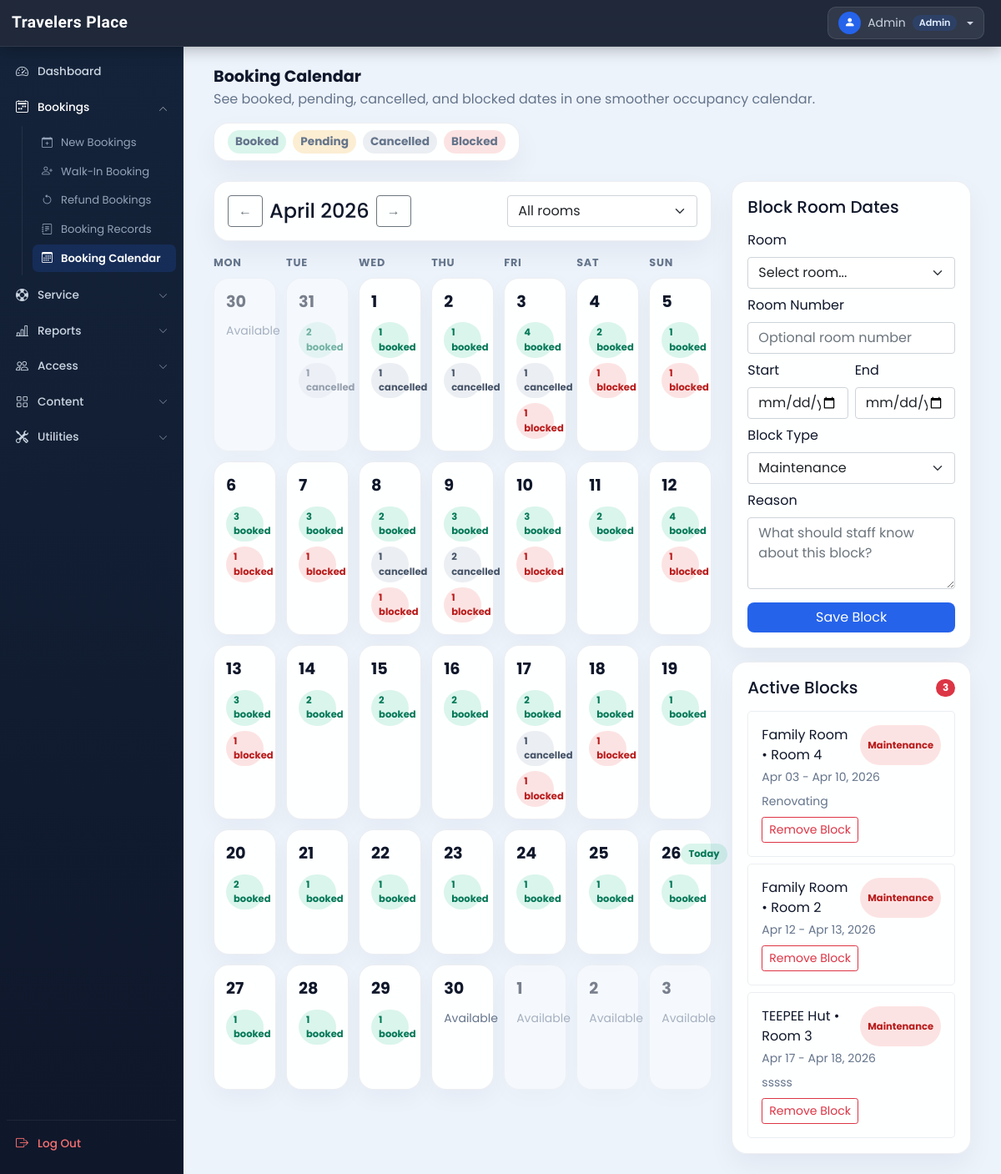
Page /admin/booking_calendar.php (signed in) on the committed database.
### tables this page shows
CREATE TABLE `room_block_dates` (
  `id` int(11) NOT NULL AUTO_INCREMENT,
  `room_id` int(11) NOT NULL,
  `room_no` varchar(20) DEFAULT NULL,
  `start_date` date NOT NULL,
  `end_date` date NOT NULL,
  `block_type` varchar(30) NOT NULL DEFAULT 'maintenance',
  `reason` varchar(255) DEFAULT NULL,
  `status` varchar(20) NOT NULL DEFAULT 'active',
  `created_by` int(11) DEFAULT NULL,
  `created_at` timestamp NOT NULL DEFAULT current_timestamp(),
  PRIMARY KEY (`id`),
  KEY `room_id` (`room_id`),
  KEY `start_date` (`start_date`),
  KEY `end_date` (`end_date`),
  KEY `status` (`status`)
);

CREATE TABLE `rooms` (
  `id` int(11) NOT NULL AUTO_INCREMENT,
  `name` varchar(150) NOT NULL,
  `area` int(11) NOT NULL,
  `price` int(11) NOT NULL,
  `quantity` int(11) NOT NULL,
  `adult` int(11) NOT NULL,
  `children` int(11) NOT NULL,
  `description` varchar(350) NOT NULL,
  `status` tinyint(4) NOT NULL DEFAULT 1,
  `removed` int(11) NOT NULL DEFAULT 0,
  `archived_at` datetime DEFAULT NULL,
  `is_archived` tinyint(1) NOT NULL DEFAULT 0,
  PRIMARY KEY (`id`)
);

### admin/inc/db_config.php (called while the page is built, shortened)
<?php
  function select($sql,$values,$datatypes)
  {
    $con = $GLOBALS['con'];
    if($stmt = mysqli_prepare($con,$sql))
    {
      if(!empty($values)){
        mysqli_stmt_bind_param($stmt,$datatypes,...$values);
      }
      if(mysqli_stmt_execute($stmt)){
        $res = mysqli_stmt_get_result($stmt);
        return $res;
      }
      else{
        mysqli_stmt_close($stmt);
        die("Query cannot be executed - Select");
      }
    }
    else{
      die("Query cannot be prepared - Select");
    }
  }

### admin/booking_calendar.php (the view, shortened to what this page needs)
<?php
require('inc/essentials.php');
require('inc/db_config.php');
  $month = max(1, min(12, (int)($_GET['month'] ?? date('n'))));
  $year = max((int)date('Y') - 2, min((int)date('Y') + 3, (int)($_GET['year'] ?? date('Y'))));
  $room_filter = (int)($_GET['room_id'] ?? 0);
  $month_start = new DateTime(sprintf('%04d-%02d-01', $year, $month));
  $month_end = (clone $month_start)->modify('last day of this month');
  $grid_start = (clone $month_start)->modify('monday this week');
  $grid_end = (clone $month_end)->modify('sunday this week');
  $booking_where = "WHERE bo.check_in <= ? AND bo.check_out > ?";
  $booking_types = 'ss';
  $booking_values = [$grid_end->format('Y-m-d'), $grid_start->format('Y-m-d')];
  $bookings_res = select(
    "SELECT bo.booking_id, bo.room_id, bo.booking_status, bo.check_in, bo.check_out, bd.room_name
     FROM `booking_order` bo
     INNER JOIN `booking_details` bd ON bd.booking_id = bo.booking_id
     {$booking_where}",
    $booking_values,
    $booking_types
  );
  $calendar = [];
  $cursor = clone $grid_start;
  while ($cursor <= $grid_end) {
    $calendar[$cursor->format('Y-m-d')] = [
      'booked' => 0,
      'pending' => 0,
      'cancelled' => 0,
      'blocked' => 0,
    ];
    $cursor->modify('+1 day');
  }
  while ($row = mysqli_fetch_assoc($bookings_res)) {
    $range_start = new DateTime($row['check_in']);
    $range_end = new DateTime($row['check_out']);
    $range_cursor = clone $range_start;
    while ($range_cursor < $range_end) {
      $key = $range_cursor->format('Y-m-d');
      if (isset($calendar[$key])) {
        if ($row['booking_status'] === 'booked') {
          $calendar[$key]['booked']++;
        } elseif ($row['booking_status'] === 'pending') {
          $calendar[$key]['pending']++;
        } elseif ($row['booking_status'] === 'cancelled') {
          $calendar[$key]['cancelled']++;
        }
      }
      $range_cursor->modify('+1 day');
    }
  }
  $block_where = "WHERE rbd.`status`='active' AND rbd.`start_date` <= ? AND rbd.`end_date` >= ?";
  $block_types = 'ss';
  $block_values = [$grid_end->format('Y-m-d'), $grid_start->format('Y-m-d')];
  $blocks_res = select(
    "SELECT rbd.*, r.name AS room_name
     FROM `room_block_dates` rbd
     INNER JOIN `rooms` r ON r.id = rbd.room_id
     {$block_where}
     ORDER BY rbd.start_date ASC",
    $block_values,
    $block_types
  );
  $active_blocks = [];
  while ($row = mysqli_fetch_assoc($blocks_res)) {
    $active_blocks[] = $row;
    $range_cursor = new DateTime($row['start_date']);
    $range_end = new DateTime($row['end_date']);
    while ($range_cursor <= $range_end) {
      $key = $range_cursor->format('Y-m-d');
      if (isset($calendar[$key])) {
        $calendar[$key]['blocked']++;
      }
      $range_cursor->modify('+1 day');
    }
  }
  $prev = (clone $month_start)->modify('-1 month');
  $next = (clone $month_start)->modify('+1 month');
?>
<!DOCTYPE html>
<html lang="en">
<head>
  <?php require('inc/links.php'); ?>
</head>
<body class="bg-light">
  <?php require('inc/header.php'); ?>
  <div class="container-fluid" id="main-content">
    <div class="p-4">
      <div class="d-flex justify-content-between align-items-start flex-wrap gap-3 mb-4">
        <div>
          <h3 class="mb-1">Booking Calendar</h3>
          <p class="text-muted mb-0">See booked, pending, cancelled, and blocked dates in one smoother occupancy calendar.</p>
        </div>
        <div class="calendar-legend px-3 py-2 d-flex flex-wrap gap-2 align-items-center">
          <span class="calendar-badge badge-booked">Booked</span>
          <span class="calendar-badge badge-pending">Pending</span>
          <span class="calendar-badge badge-cancelled">Cancelled</span>
          <span class="calendar-badge badge-blocked">Blocked</span>
        </div>
      </div>
      <div class="row g-4">
        <div class="col-xl-8">
          <div class="calendar-controls p-3 mb-3">
            <div class="d-flex justify-content-between align-items-center flex-wrap gap-3">
              <div class="d-flex align-items-center gap-2">
                <a class="btn btn-outline-secondary shadow-none" href="?month=<?php echo $prev->format('n'); ?>&year=<?php echo $prev->format('Y'); ?>&room_id=<?php echo $room_filter; ?>">&larr;</a>
                <h4 class="mb-0"><?php echo $month_start->format('F Y'); ?></h4>
                <a class="btn btn-outline-secondary shadow-none" href="?month=<?php echo $next->format('n'); ?>&year=<?php echo $next->format('Y'); ?>&room_id=<?php echo $room_filter; ?>">&rarr;</a>
              </div>
              <form method="GET" class="d-flex align-items-center gap-2 flex-wrap">
                <select class="form-select shadow-none" name="room_id" onchange="this.form.submit()">
                  <option value="0">All rooms</option>
                </select>
              </form>
            </div>
          </div>
          <div class="calendar-grid mb-2">
            <?php foreach (['Mon','Tue','Wed','Thu','Fri','Sat','Sun'] as $day_name): ?>
              <div class="calendar-day-name"><?php echo $day_name; ?></div>
            <?php endforeach; ?>
          </div>
          <div class="calendar-grid">
            <?php
              $cursor = clone $grid_start;
              while ($cursor <= $grid_end):
                $key = $cursor->format('Y-m-d');
                $day = $calendar[$key];
                $is_current_month = $cursor->format('n') == $month;
            ?>
              <div class="calendar-cell <?php echo !$is_current_month ? 'is-muted' : ''; ?>">
                <div class="calendar-top">
                  <div class="calendar-number"><?php echo $cursor->format('j'); ?></div>
                  <?php if ($cursor->format('Y-m-d') === date('Y-m-d')): ?>
                    <span class="calendar-badge badge-booked">Today</span>
                  <?php endif; ?>
                </div>
                <div class="calendar-stack">
                  <?php if ($day['booked'] > 0): ?><span class="calendar-badge badge-booked"><?php echo $day['booked']; ?> booked</span><?php endif; ?>
                  <?php if ($day['cancelled'] > 0): ?><span class="calendar-badge badge-cancelled"><?php echo $day['cancelled']; ?> cancelled</span><?php endif; ?>
                  <?php if ($day['blocked'] > 0): ?><span class="calendar-badge badge-blocked"><?php echo $day['blocked']; ?> blocked</span><?php endif; ?>
                  <?php if ($day['booked'] == 0 && $day['pending'] == 0 && $day['cancelled'] == 0 && $day['blocked'] == 0): ?>
                    <span class="small text-muted">Available</span>
                  <?php endif; ?>
                </div>
              </div>
            <?php
                $cursor->modify('+1 day');
              endwhile;
            ?>
          </div>
        </div>
        <div class="col-xl-4">
          <div class="calendar-side-card mb-3">
            <h5 class="mb-3">Block Room Dates</h5>
            <form method="POST">
              <div class="mb-2">
                <label class="form-label">Room</label>
                <select class="form-select shadow-none" name="room_id" required>
                  <option value="">Select room...</option>
                </select>
              </div>
              <div class="mb-2">
                <label class="form-label">Room Number</label>
                <input type="text" class="form-control shadow-none" name="room_no" placeholder="Optional room number">
              </div>
              <div class="row g-2">
                <div class="col-md-6">
                  <label class="form-label">Start</label>
                  <input type="date" class="form-control shadow-none" name="start_date" required>
                </div>
                <div class="col-md-6">
                  <label class="form-label">End</label>
                  <input type="date" class="form-control shadow-none" name="end_date" required>
                </div>
              </div>
              <div class="mb-2 mt-2">
                <label class="form-label">Block Type</label>
                <select class="form-select shadow-none" name="block_type">
                  <option value="maintenance">Maintenance</option>
                </select>
              </div>
              <div class="mb-3">
                <label class="form-label">Reason</label>
                <textarea class="form-control shadow-none" name="reason" rows="3" placeholder="What should staff know about this block?"></textarea>
              </div>
              <button type="submit" class="btn btn-primary shadow-none w-100" name="add_block">Save Block</button>
            </form>
          </div>
          <div class="calendar-side-card">
            <div class="d-flex justify-content-between align-items-center mb-3">
              <h5 class="mb-0">Active Blocks</h5>
              <span class="badge bg-danger rounded-pill"><?php echo count($active_blocks); ?></span>
            </div>
            <div class="d-flex flex-column gap-2">
              <?php foreach ($active_blocks as $block): ?>
                <div class="border rounded-3 p-3">
                  <div class="d-flex justify-content-between gap-2">
                    <div class="fw-semibold"><?php echo htmlspecialchars($block['room_name']); ?><?php echo $block['room_no'] ? ' • Room ' . htmlspecialchars($block['room_no']) : ''; ?></div>
                    <span class="calendar-badge badge-blocked"><?php echo htmlspecialchars(ucfirst($block['block_type'])); ?></span>
                  </div>
                  <div class="small text-muted mt-1"><?php echo date('M d', strtotime($block['start_date'])); ?> - <?php echo date('M d, Y', strtotime($block['end_date'])); ?></div>
                  <?php if (!empty($block['reason'])): ?>
                    <div class="small text-secondary mt-2"><?php echo htmlspecialchars($block['reason']); ?></div>
                  <?php endif; ?>
                  <form method="POST" class="mt-2">
                    <button type="submit" class="btn btn-sm btn-outline-danger shadow-none" name="clear_block">Remove Block</button>
                  </form>
                </div>
              <?php endforeach; ?>
            </div>
          </div>
        </div>
      </div>
    </div>
  </div>
</body>
</html>

### admin/css/common.css (style rules this page uses)
:root { --teal: #2ec1ac; --teal_hover: #279e8c; }
* { font-family: 'Poppins', sans-serif; }
body.bg-light { background: linear-gradient(135deg, #f5f7fa 0%, #c3cfe2 100%); min-height: 100vh; }

### admin/css/layout.css (style rules this page uses)
:root { --sidebar-bg: #0f172a; --sidebar-hover: rgba(255,255,255,0.07); --sidebar-active-bg: #1e3a5f; --sidebar-text: #cbd5e1; --sidebar-text-active: #fff; --navbar-bg: rgba(15,23,42,0.95); --sidebar-width: 220px; --navbar-height: 56px; --accent: #3b82f6; }
body { background: #f1f5f9 !important; padding-top: var(--navbar-height) !important; padding-left: var(--sidebar-width) !important; }
#main-content h3 { font-size: 1.2rem; font-weight: 700; color: #0f172a; }
.btn-primary { background: #3b82f6; border: none; border-radius: 8px; }

### admin/css/admin-theme.css (style rules this page uses)
:root { --admin-accent: #2563eb; --admin-accent-rgb: 37, 99, 235; --admin-sidebar-bg: #14233a; --admin-sidebar-bg-strong: #0f172a; --admin-navbar-bg: rgba(15, 23, 42, 0.92); --admin-page-bg: #edf3fb; --admin-surface: rgba(255, 255, 255, 0.96); --admin-surface-muted: #f8fbff; --admin-border: rgba(148, 163, 184, 0.28); --admin-text: #0f172a; --admin-text-muted: #64748b; --admin-card-shadow: 0 18px 45px rgba(15, 23, 42, 0.08); --admin-menu-bg: #132136; --admin-menu-border: rgba(255, 255, 255, 0.08); --admin-menu-text: #d7e1ee; --admin-menu-text-muted: #94a3b8; --admin-sidebar-text: #d7e1ee; --admin-sidebar-text-active: #ffffff; --admin-sidebar-hover: rgba(255, 255, 255, 0.08); --admin-sidebar-active-bg: rgba(37, 99, 235, 0.18); --admin-login-bg: radial-gradient(circle at top left, rgba(37, 99, 235, 0.18), transparent 32%), radial-gradient(circle at bottom right, rgba(59, 130, 246, 0.12), transparent 28%), linear-gradient(135deg, #f7fbff 0%, #e9f0f9 52%, #dde7f3 100%); --admin-login-card: rgba(255, 255, 255, 0.92); --admin-login-card-border: rgba(255, 255, 255, 0.86); --admin-login-input: rgba(248, 250, 252, 0.98); --admin-login-input-border: #d7e2ee; --admin-login-input-text: #102033; --admin-login-muted: #607086; --admin-login-toggle-bg: rgba(255, 255, 255, 0.82); --admin-login-shadow: 0 25px 65px rgba(15, 23, 42, 0.14); }
body:not(.admin-auth-page) { background: var(--admin-page-bg) !important; color: var(--admin-text); transition: background-color 0.25s ease, color 0.25s ease; }
#main-content .text-muted, #main-content .text-secondary, .modal-content .text-muted, .modal-content .text-secondary { color: var(--admin-text-muted) !important; }
.btn-primary, .custom-bg, .nav-tabs .nav-link.active { background: var(--admin-accent) !important; border-color: var(--admin-accent) !important; }
a, .nav-tabs .nav-link:hover { color: var(--admin-accent); }
#main-content .badge.bg-danger, #main-content .badge.bg-success, #main-content .badge.bg-primary, #main-content .badge.bg-secondary, .modal-content .badge.bg-danger, .modal-content .badge.bg-success, .modal-content .badge.bg-primary, .modal-content .badge.bg-secondary, .admin-count-badge { color: #ffffff !important; }
#main-content .border, #main-content .border-top, #main-content .border-bottom, #main-content .border-start, #main-content .border-end, .modal-content .border, .modal-content .border-top, .modal-content .border-bottom, .modal-content .border-start, .modal-content .border-end { border-color: rgba(148, 163, 184, 0.18) !important; }

### rows in the picture
room_block_dates: room.name "Family Room", room_no "4", block_type "Maintenance", start_date "Apr 03", end_date "Apr 10, 2026", reason "Renovating"
room_block_dates: room.name "Family Room", room_no "2", block_type "Maintenance", start_date "Apr 12", end_date "Apr 13, 2026"
room_block_dates: room.name "TEEPEE Hut", room_no "3", block_type "Maintenance", start_date "Apr 17", end_date "Apr 18, 2026", reason "sssss"

### other values in the picture
$admin_name "Admin"
$admin_role "Admin"
$month_start->format('F Y') "April 2026"
$day_name "MON"
$day_name "TUE"
$day_name "WED"
$day_name "THU"
$day_name "FRI"
$day_name "SAT"
$day_name "SUN"
$cursor->format('j') "30"
$cursor->format('j') "31"
$day['booked'] "2"
$day['cancelled'] "1"
$cursor->format('j') "1"
